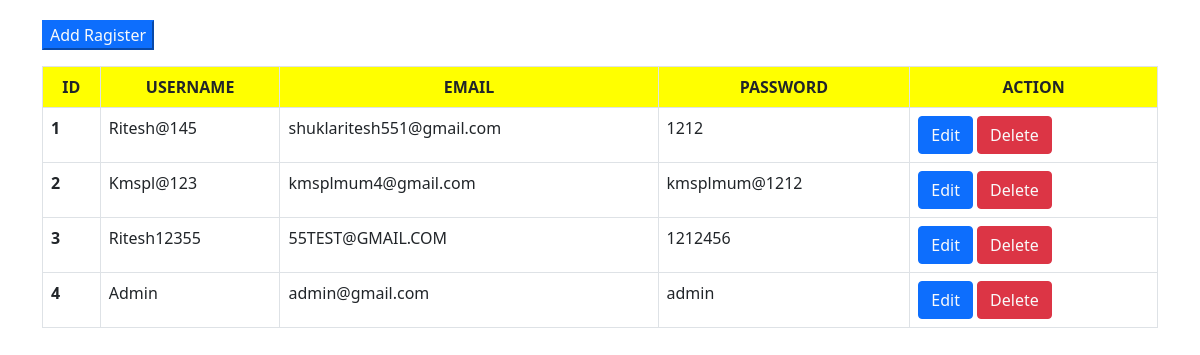
/ragistershow.php, run on the app's committed database.
### tables this page shows
CREATE TABLE `usermaster` (
  `id` int(11) NOT NULL,
  `username` varchar(255) NOT NULL,
  `email` varchar(255) NOT NULL,
  `password` varchar(255) NOT NULL,
  `createddate` datetime NOT NULL,
  `createdby` varchar(50) NOT NULL,
  `updateddate` datetime NOT NULL,
  `updatedby` varchar(50) NOT NULL
);

### ragistershow.php (the view, shortened to what this page needs)
<?php include 'get_db_connection.php' ?>
<!DOCTYPE html>
<html lang="en">
<head>
    <link href="https://cdn.jsdelivr.net/npm/bootstrap@5.0.2/dist/css/bootstrap.min.css" rel="stylesheet">
</head>
<body>
    <div class="container">
      <button class="bnt btn-primary mb-3" style="margin-top: 20px;"><a href="userragister.php" class="text-light" style="text-decoration:none;">Add Ragister</a></button>
<table class="table table-bordered display" >
  <thead>
    <tr style="background-color: Yellow">
      <th class="text-center">ID</th>
      <th class="text-center">USERNAME</th>
      <th class="text-center">EMAIL</th>
      <th class="text-center">PASSWORD</th>
      <th class="text-center">ACTION</th>
    </tr>
  </thead>
</div>
<?php
$sql="SELECT * FROM usermaster";
$result=mysqli_query($conn,$sql);
if($result){
    while($row=mysqli_fetch_assoc($result)){
        $id=$row['id'];
        $username  =$row['username'];
        $email     =$row['email'];
        $password  =$row['password'];
        echo '<tr>
        <th scope="row">'.$id.'</th>
        <td>'.$username.'</td>
        <td>'.$email.'</td>
        <td>'.$password.'</td>
       <td> <button class="btn btn-primary"><a href="ragister_update.php?updateid='.$id.'" class="text-light" style="text-decoration:none;">Edit</a></button> <button class="btn btn-danger"><a href="ragister_delete.php?deleteid='.$id.'" class="text-light" style="text-decoration:none;" onclick="">Delete</a></button></td>
      </tr>';
    }
}
?>
</body>
</html>

### data on the page
usermaster: id "1", username "Ritesh@145", email "shuklaritesh551@gmail.com", password "1212"
usermaster: id "2", username "Kmspl@123", email "kmsplmum4@gmail.com", password "kmsplmum@1212"
usermaster: id "3", username "Ritesh12355", email "55TEST@GMAIL.COM", password "1212456"
usermaster: id "4", username "Admin", email "admin@gmail.com", password "admin"
